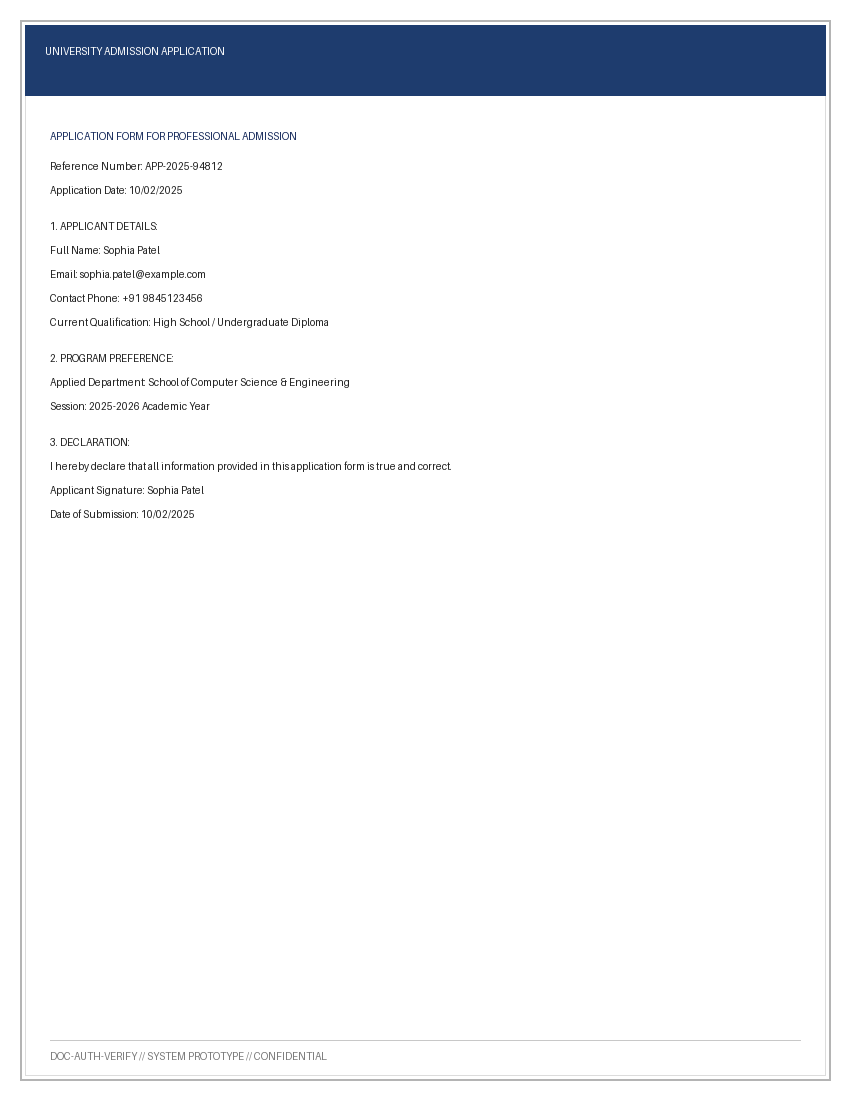
#> input picture data/sample_documents/genuine/sample_genuine_application_form.png, 850 x 1100 px; its folder holds only this picture in this run
$ python -i preprocessing.py   (imports and definitions only)
#> lines starting #> are read from the running program, lines starting #| are printed output that depends on the picture; after the words box and inside, x2 and y2 are one past the last pixel; in counts of white or black regions, pixels touching at a corner belong together
### config/config.py
"""
Configuration module for AI-Powered Smart Document Verification and Fraud Detection System.
Centralizes all directories, risk weights, thresholds, supported document types, and OCR settings.
"""

from dataclasses import dataclass, field
import os
from pathlib import Path
import shutil
from typing import Set, Optional
from dotenv import load_dotenv

# Load environment variables if .env exists
load_dotenv()

# Base paths
BASE_DIR: Path = Path(__file__).resolve().parent.parent
DATA_DIR: Path = BASE_DIR / "data"
RAW_DATA_DIR: Path = DATA_DIR / "raw"
SAMPLE_DOCS_DIR: Path = DATA_DIR / "sample_documents"
GENUINE_SAMPLES_DIR: Path = SAMPLE_DOCS_DIR / "genuine"
SUSPICIOUS_SAMPLES_DIR: Path = SAMPLE_DOCS_DIR / "suspicious"
DATASET_DIR: Path = DATA_DIR / "dataset"
MODELS_DIR: Path = BASE_DIR / "models"
MODEL_PATH: Path = MODELS_DIR / "document_classifier.pkl"
METADATA_PATH: Path = MODELS_DIR / "metadata.json"
REPORTS_DIR: Path = BASE_DIR / "reports"
DB_PATH: Path = DATA_DIR / "verification_history.db"

# Ensure all essential directories exist
for folder in [RAW_DATA_DIR, GENUINE_SAMPLES_DIR, SUSPICIOUS_SAMPLES_DIR, DATASET_DIR, MODELS_DIR, REPORTS_DIR]:
    folder.mkdir(parents=True, exist_ok=True)


@dataclass
class RiskWeights:
    """Configurable weights for the risk scoring engine. Total contributes to risk score (capped at 100)."""
    missing_required_fields: int = 15
    mathematical_mismatch: int = 20
    possible_image_manipulation: int = 25
    duplicate_document: int = 20
    date_inconsistency: int = 15
    low_ocr_confidence: int = 10
    low_classification_confidence: int = 10


@dataclass
class RiskThresholds:
    """Risk classification boundaries."""
    LOW_MAX: int = 30       # 0 to 30 => LOW RISK
    MEDIUM_MAX: int = 60    # 31 to 60 => MEDIUM RISK
    HIGH_MAX: int = 100     # 61 to 100 => HIGH RISK

    LOW_LABEL: str = "LOW RISK"
    MEDIUM_LABEL: str = "MEDIUM RISK"
    HIGH_LABEL: str = "HIGH RISK"


def detect_tesseract_binary() -> Optional[str]:
    """
    Intelligently discover Tesseract OCR binary across standard Windows and Unix paths,
    falling back to system PATH or custom environment variable.
    """
    # 1. Environment variable override
    env_cmd = os.getenv("TESSERACT_CMD")
    if env_cmd and Path(env_cmd).is_file():
        return env_cmd

    # 2. Check system PATH
    which_cmd = shutil.which("tesseract")
    if which_cmd:
        return which_cmd

    # 3. Common Windows install locations
    windows_candidates = [
        r"C:\Program Files\Tesseract-OCR\tesseract.exe",
        r"C:\Program Files (x86)\Tesseract-OCR\tesseract.exe",
        os.path.expandvars(r"%LOCALAPPDATA%\Programs\Tesseract-OCR\tesseract.exe"),
        os.path.expandvars(r"%USERPROFILE%\AppData\Local\Tesseract-OCR\tesseract.exe"),
    ]
    for path in windows_candidates:
        if Path(path).is_file():
            return path
#> further down, picture is the input picture: PIL image 850x1100 RGB; mean R, G, B 239.1, 240.9, 244

    return None


@dataclass
class Settings:
    """Application global settings."""
    app_title: str = "AI Document Verification & Fraud Detection System"
    app_subtitle: str = "OCR • Computer Vision • Machine Learning • Explainable Risk Scoring"
    version: str = "1.0.0"

    # Supported Document Categories
    DOC_TYPES: list = field(default_factory=lambda: [
        "invoice",
        "bank_statement",
        "certificate",
        "id_card",
        "application_form",
        "unknown"
    ])

    # Display friendly names
    DOC_TYPE_LABELS: dict = field(default_factory=lambda: {
        "invoice": "Invoice / Bill",
        "bank_statement": "Bank Statement",
        "certificate": "Educational Certificate",
        "id_card": "Identity Card",
        "application_form": "Application Form",
        "unknown": "Unknown / Unclassified"
    })

    # Allowed uploads
    allowed_extensions: Set[str] = field(default_factory=lambda: {".jpg", ".jpeg", ".png", ".pdf"})
    max_file_size_mb: int = 10
    max_pdf_pages: int = 10

    # OCR Settings
    tesseract_cmd: Optional[str] = field(default_factory=detect_tesseract_binary)
    ocr_min_confidence_warning: float = 60.0
    classification_min_confidence_warning: float = 0.50

    # Risk Scoring Config
    risk_weights: RiskWeights = field(default_factory=RiskWeights)
    risk_thresholds: RiskThresholds = field(default_factory=RiskThresholds)

    # Database
    db_path: Path = DB_PATH


# Global settings singleton
settings = Settings()

### modules/utils.py
"""
Utility functions for file validation, PDF rendering, sensitive data masking,
and cryptographic/perceptual document hashing.
"""

from io import BytesIO
from pathlib import Path
from typing import List, Tuple, Optional, Union
import hashlib

import numpy as np
from PIL import Image
import pymupdf
import imagehash

from config.config import settings


# [74 lines left out: functions validate_uploaded_file, convert_pdf_to_images, load_document_as_images, not called in this run]


def compute_sha256(data: bytes) -> str:
    """Computes SHA-256 cryptographic hex digest for exact duplicate detection."""
    return hashlib.sha256(data).hexdigest()


# [37 lines left out: functions compute_perceptual_hash, perceptual_hash_distance, mask_sensitive_identifier, not called in this run]


def pil_to_cv2(pil_image: Image.Image) -> np.ndarray:
    """Converts PIL RGB image to OpenCV BGR NumPy array."""
    rgb_arr = np.array(pil_image.convert("RGB"))
    return rgb_arr[:, :, ::-1].copy()


def cv2_to_pil(cv2_image: np.ndarray) -> Image.Image:
    """Converts OpenCV BGR or Grayscale NumPy array to PIL RGB Image."""
    if len(cv2_image.shape) == 2:
        return Image.fromarray(cv2_image).convert("RGB")
    rgb_arr = cv2_image[:, :, ::-1]
    return Image.fromarray(rgb_arr)

### modules/preprocessing.py
"""
OpenCV Image Preprocessing and Enhancement Module.
Prepares documents for OCR, removes noise, corrects skew, and enhances contrast.
"""

from dataclasses import dataclass
from typing import Dict, Tuple, Optional
import cv2
import numpy as np
from PIL import Image

from modules.utils import pil_to_cv2, cv2_to_pil


@dataclass
class PreprocessingOptions:
    """Configurable options for image preprocessing."""
    apply_deskew: bool = True
    apply_denoise: bool = True
    apply_clahe: bool = True
    apply_threshold: bool = True
    threshold_method: str = "otsu"  # "otsu", "adaptive", or "none"
    target_max_dim: int = 2000


def resize_image(image: np.ndarray, max_dimension: int = 2000) -> np.ndarray:
    """
    Resizes image maintaining aspect ratio so the longest side does not exceed max_dimension.
    Prevents OCR slowdown on oversized scans.
    """
#> called with max_dimension = 2000
    h, w = image.shape[:2]
    if max(h, w) <= max_dimension:
        return image.copy()

    scale = max_dimension / float(max(h, w))
    new_w = int(w * scale)
    new_h = int(h * scale)
    return cv2.resize(image, (new_w, new_h), interpolation=cv2.INTER_AREA)


def convert_to_grayscale(image: np.ndarray) -> np.ndarray:
    """Converts BGR image to single-channel 8-bit grayscale."""
    if len(image.shape) == 2:
        return image.copy()
    return cv2.cvtColor(image, cv2.COLOR_BGR2GRAY)
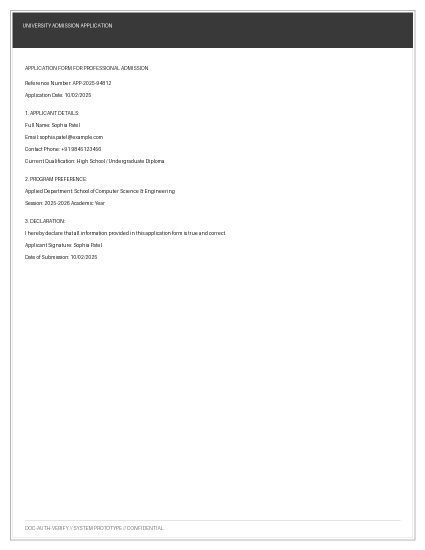
#> returned value: shape (1100, 850) (shown at 1/2 size); min 31, max 255, mean 240.7


def remove_noise(gray_image: np.ndarray, method: str = "gaussian") -> np.ndarray:
    """
    Denoises grayscale document image using Gaussian or Median filter.
    Preserves text edges while eliminating scanner speckles.
    """
    if method == "median":
        return cv2.medianBlur(gray_image, 3)
    return cv2.GaussianBlur(gray_image, (3, 3), 0)


def enhance_contrast(gray_image: np.ndarray, clip_limit: float = 2.0, tile_grid_size: Tuple[int, int] = (8, 8)) -> np.ndarray:
    """
    Applies CLAHE (Contrast Limited Adaptive Histogram Equalization)
    to normalize lighting variations across document regions.
    """
    clahe = cv2.createCLAHE(clipLimit=clip_limit, tileGridSize=tile_grid_size)
    return clahe.apply(gray_image)


def threshold_image(gray_image: np.ndarray, method: str = "otsu") -> np.ndarray:
    """
    Binarizes grayscale image to high-contrast black-and-white for OCR optimization.
    Supports Otsu automatic global thresholding and Adaptive Gaussian local thresholding.
    """
    if method == "adaptive":
        return cv2.adaptiveThreshold(
            gray_image, 255, cv2.ADAPTIVE_THRESH_GAUSSIAN_C, cv2.THRESH_BINARY, 11, 2
        )
    # Default Otsu
    _, thresh = cv2.threshold(gray_image, 0, 255, cv2.THRESH_BINARY + cv2.THRESH_OTSU)
    return thresh


def deskew_image(gray_image: np.ndarray, max_angle: float = 45.0) -> Tuple[np.ndarray, float]:
    """
    Detects text orientation angle and deskews the document.
    Returns (deskewed_image, detected_angle_in_degrees).
    """
#> called with max_angle = 45
    # Invert image: text becomes white, background black
    inv = cv2.bitwise_not(gray_image)
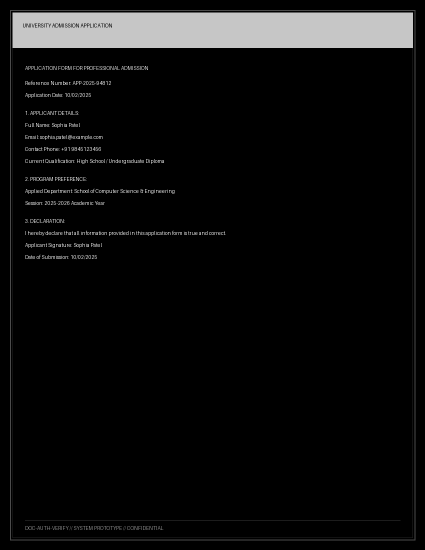
#> inv: shape (1100, 850) (shown at 1/2 size); min 0, max 224, mean 14.3
    coords = np.column_stack(np.where(inv > 0))
#> coords = 79633 pairs, first value 20 to 1080, second value 20 to 830

    if len(coords) < 100:
        return gray_image.copy(), 0.0

    # Determine bounding box angle
    angle = cv2.minAreaRect(coords)[-1]
#> angle = -90
    if angle < -45:
        angle = -(90 + angle)
#> angle = 0
    elif angle > 45:
        angle = 90 - angle
    else:
        angle = -angle

    # Ignore micro-tilts or extreme erroneous detections
    if abs(angle) < 0.3 or abs(angle) > max_angle:
        return gray_image.copy(), 0.0

    # Rotate around center
    (h, w) = gray_image.shape[:2]
    center = (w // 2, h // 2)
    m = cv2.getRotationMatrix2D(center, angle, 1.0)
    rotated = cv2.warpAffine(
        gray_image, m, (w, h),
        flags=cv2.INTER_CUBIC,
        borderMode=cv2.BORDER_REPLICATE
    )
    return rotated, angle


def sharpen_image(gray_image: np.ndarray) -> np.ndarray:
    """Applies unsharp mask kernel to sharpen blurred characters."""
    kernel = np.array([
        [0, -1, 0],
        [-1, 5, -1],
        [0, -1, 0]
    ], dtype=np.float32)
    return cv2.filter2D(gray_image, -1, kernel)


def preprocess_image(
    image: Image.Image,
    options: Optional[PreprocessingOptions] = None
) -> Tuple[Image.Image, Dict[str, Image.Image]]:
    """
    Comprehensive document preprocessing pipeline.

    Returns:
        (final_preprocessed_image, dictionary_of_intermediate_stages)
    """
    if options is None:
        options = PreprocessingOptions()

    cv_bgr = pil_to_cv2(image)
    stages: Dict[str, Image.Image] = {"original": image}

    # 1. Resize
    resized = resize_image(cv_bgr, max_dimension=options.target_max_dim)
    stages["resized"] = cv2_to_pil(resized)

    # 2. Grayscale
    gray = convert_to_grayscale(resized)
    stages["grayscale"] = cv2_to_pil(gray)

    # 3. Deskew
    deskewed = gray
    angle = 0.0
    if options.apply_deskew:
        deskewed, angle = deskew_image(gray)
#> angle = 0
        stages["deskewed"] = cv2_to_pil(deskewed)

    # 4. Contrast Enhancement (CLAHE)
    enhanced = deskewed
    if options.apply_clahe:
        enhanced = enhance_contrast(deskewed)
        stages["enhanced"] = cv2_to_pil(enhanced)

    # 5. Denoise
    denoised = enhanced
    if options.apply_denoise:
        denoised = remove_noise(enhanced)
        stages["denoised"] = cv2_to_pil(denoised)

    # 6. Sharpening
    sharpened = sharpen_image(denoised)
    stages["sharpened"] = cv2_to_pil(sharpened)

    # 7. Thresholding / Binarization
    final_cv = sharpened
    if options.apply_threshold and options.threshold_method != "none":
        final_cv = threshold_image(sharpened, method=options.threshold_method)
#> in threshold_image, `_, thresh = cv2.threshold(gray_image, 0, 255, cv2.THRESH_BINARY + cv2...`:
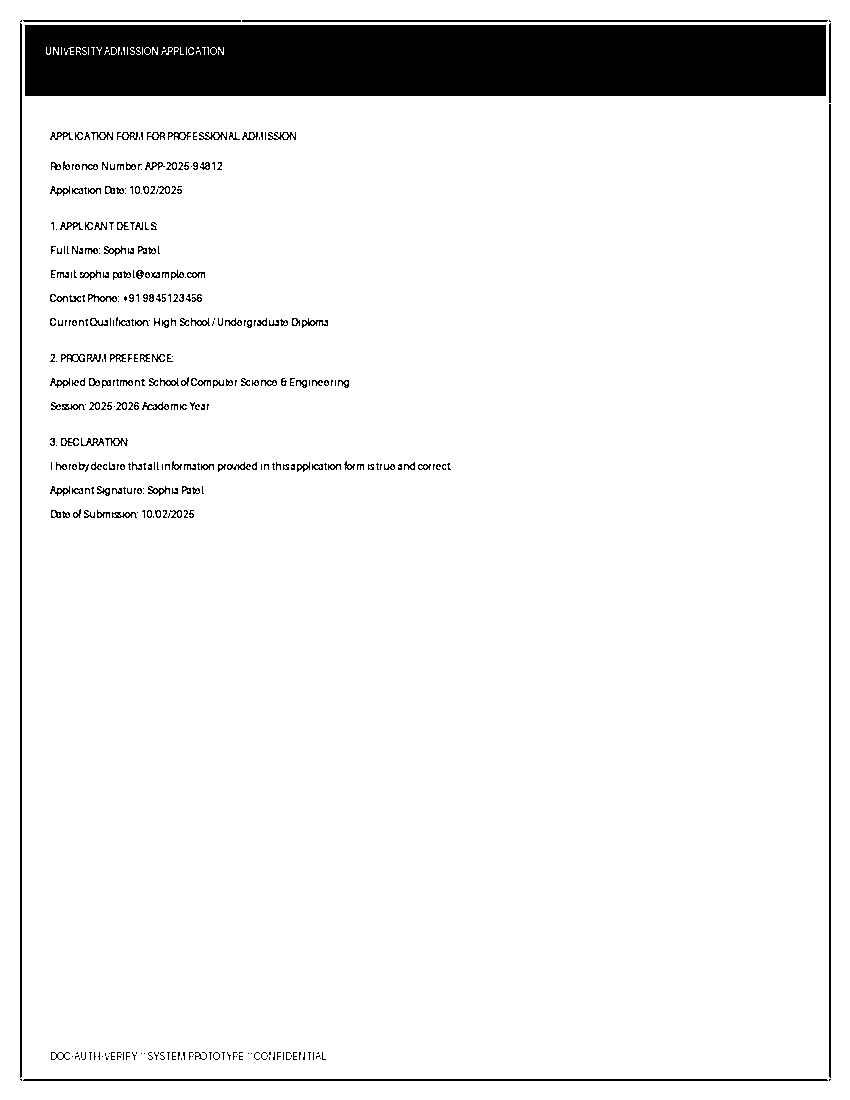
#> thresh: shape (1100, 850); 92.2% white; 371 black regions (209 under 20 px), largest, box (x1, y1, x2, y2) and area: (25, 25, 826, 96) 56400, (20, 23, 22, 1078) 2108, (829, 104, 831, 1078) 1947
        stages["thresholded"] = cv2_to_pil(final_cv)

    final_pil = cv2_to_pil(final_cv)
    return final_pil, stages

>>> from PIL import Image
>>> picture = Image.open('../data/sample_documents/genuine/sample_genuine_application_form.png')
>>> result = preprocess_image(picture)
